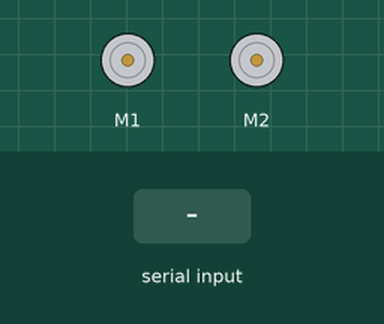
The sketch below on a simulated Arduino Leonardo, built with avr-gcc and run on an emulated ATmega32U4. On the bench: 2 × DC motor (green arrow = forward, orange = backward, longer = faster). Inputs (shaded band) come from the test bench.

Above: at 1.2 s.
1.3 s: "w" received over the second serial link
At 1.7 s:
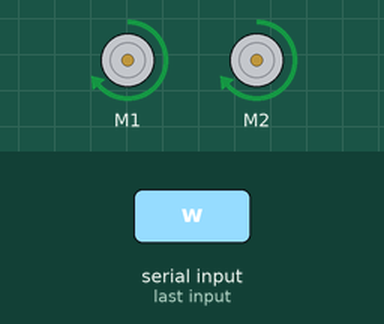
3.3 s: "a" received over the second serial link
At 3.55 s:
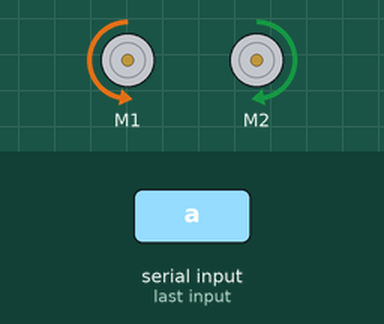
5.3 s: "d" received over the second serial link
At 5.7 s:
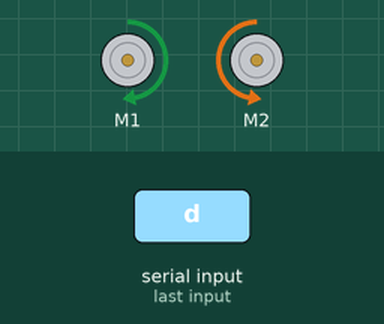
7.3 s: "s" received over the second serial link
At 7.7 s:
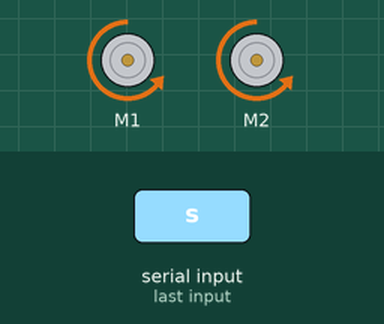
9.3 s: "q" received over the second serial link
At 9.55 s:
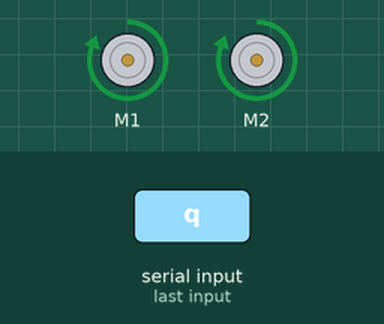
Timing chart, 0 to 12.3 s (numbered marks = the images above; inputs shaded):
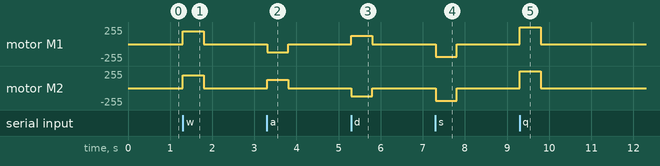

Measured:
- after the input at 1.3 s, motor M1, motor M2: stopped → forward 191/255 at once, → stopped 0.50 s later
- after the input at 3.3 s, motor M1: stopped → backward 127/255 at once, → stopped 0.50 s later; motor M2: stopped → forward 127/255 at once, → stopped 0.50 s later
- after the input at 5.3 s, motor M1: stopped → forward 127/255 at once, → stopped 0.50 s later; motor M2: stopped → backward 127/255 at once, → stopped 0.50 s later
- after the input at 7.3 s, motor M1, motor M2: stopped → backward 191/255 at once, → stopped 0.50 s later
- after the input at 9.3 s, motor M1, motor M2: stopped → forward 255/255 at once, → stopped 0.50 s later

The sketch:

XBee_mijn.ino
```cpp
#include "rijden.h"
#include "xbee.h"

Rijden Motors;
Xbee xbee;

unsigned long x = 0;
const int maxtijd = 500;


void setup() {


}

void loop() {


  // Lees alle binnengekomen tekens en onthoud het laatste
  char commando = 0;
  while (xbee.beschikbaar() > 0) {
    commando = xbee.leesXbee();
  }

  if (commando > 0) {
    x = millis();
  }

  switch(commando){
    case 'e': Motors.Stop();
    break;

    case 'w': Motors.setSnelheid(300);
    break;

    case 'a': Motors.setSnelheid(200);
    Motors.naarLinks();
    break;

    case 'd': Motors.setSnelheid(200);
    Motors.naarRechts();
    break;

    case 's': Motors.setSnelheid(300);
     Motors.Achteruit();
    break;

    case 'q': Motors.setSnelheid(400);
    break;
  }

 if(millis() - maxtijd > x){
    Motors.Stop();
  }

  }
```

rijden.cpp
```cpp
#include "rijden.h"

Rijden::Rijden():snelheid(0) {}

int Rijden::getSnelheid() const {
  return snelheid;
}

void Rijden::initialiseer() const {
  setSnelheid(200);
  naarLinks();
  delay(1000);
  naarRechts();
  delay(2000);
  naarLinks();
  delay(1000);
  Stop();
}

void Rijden::setSnelheid(int nieuweSnelheid) {
  snelheid = nieuweSnelheid;
  motorenVanZumo.setSpeeds(nieuweSnelheid, nieuweSnelheid);
}

void Rijden::naarLinks() {
  motorenVanZumo.setSpeeds(snelheid * -1, snelheid);
}

void Rijden::naarRechts() {
  motorenVanZumo.setSpeeds(snelheid, snelheid * -1);
}

void Rijden::Stop() {
  snelheid = 0;
  motorenVanZumo.setSpeeds(0, 0);
}

void Rijden::Achteruit() {
  snelheid *= -1;
  motorenVanZumo.setSpeeds(snelheid, snelheid);
}
```

rijden.h
```cpp
#include <Zumo32U4.h>

class Rijden {
  private:
    int snelheid;
    int richting;
    Zumo32U4Motors motorenVanZumo;
  public:
    Rijden();
    int getSnelheid() const;
    void setSnelheid(int snelheid);
    void initialiseer() const;
    void naarLinks();
    void naarRechts();
    void Achteruit();
    void Stop();
};
```

xbee.cpp
```cpp
#include "xbee.h"

Xbee::Xbee() {
    Serial1.begin(9600);
}

char Xbee::leesXbee() {
    return Serial1.read();
}

int Xbee::beschikbaar() {
    return Serial1.available();
}
```

xbee.h
```cpp
#include <Zumo32U4.h>

class Xbee {
    public:
        Xbee();
        char leesXbee();
        int beschikbaar();
};
```
